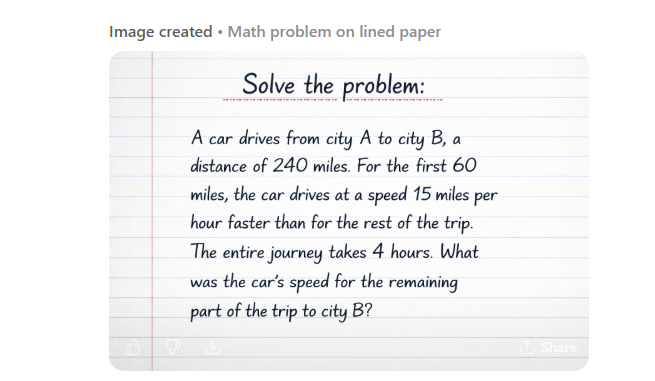
#> input picture Pasted image (2).png, 655 x 381 px
$ python -i ocr_engine.py   (imports and definitions only)
#> lines starting #> are read from the running program, lines starting #| are printed output that depends on the picture; after the words box and inside, x2 and y2 are one past the last pixel; in counts of white or black regions, pixels touching at a corner belong together
"""
SolveAssist AI - OCR Engine
Handles text extraction from images including math symbols and handwriting
"""

import re
from PIL import Image, ImageFilter, ImageEnhance
import pytesseract
import cv2
import numpy as np


class OCREngine:
    """
    OCR Engine for extracting text from educational content
    Supports: printed text, handwriting, math equations, diagrams
    """

    def __init__(self):
        # Set custom tessdata path for snap-installed Tesseract
        import os
        import tempfile

        project_root = os.path.dirname(os.path.dirname(os.path.abspath(__file__)))
        tessdata_dir = os.path.join(project_root, 'tessdata')

        if os.path.exists(tessdata_dir):
            os.environ['TESSDATA_PREFIX'] = tessdata_dir

        # Use snap tesseract if available
        if os.path.exists('/snap/bin/tesseract'):
            pytesseract.pytesseract.tesseract_cmd = '/snap/bin/tesseract'
            # Set temp directory in user space (snap can access this)
            temp_dir = os.path.join(os.path.expanduser('~'), '.cache', 'solveassist-ocr')
            os.makedirs(temp_dir, exist_ok=True)
            os.environ['TMPDIR'] = temp_dir
            tempfile.tempdir = temp_dir

        self.tesseract_config = r'--oem 3 --psm 6'
        self.math_tesseract_config = r'--oem 3 --psm 6 -c tessedit_char_whitelist=0123456789+-×÷=()[]{}xyzXYZabcdefghijklmnopqrstuvwABCDEFGHIJKLMNOPQRSTUVW^√∫∑∏αβγδεζηθικλμνξοπρστυφχψω'

    # [7 lines left out: function is_available, not called in this run]

    def preprocess_image(self, image):
        """
        Preprocess image for better OCR results
        Handles various input qualities (photos, screenshots, scans)
        """
        # Convert PIL Image to numpy array
        img_array = np.array(image)

        # Convert to grayscale if needed
        if len(img_array.shape) == 3:
            gray = cv2.cvtColor(img_array, cv2.COLOR_RGB2GRAY)
        else:
            gray = img_array

        # Apply denoising
        denoised = cv2.fastNlMeansDenoising(gray, None, 10, 7, 21)

        # Increase contrast
        clahe = cv2.createCLAHE(clipLimit=2.0, tileGridSize=(8, 8))
        enhanced = clahe.apply(denoised)
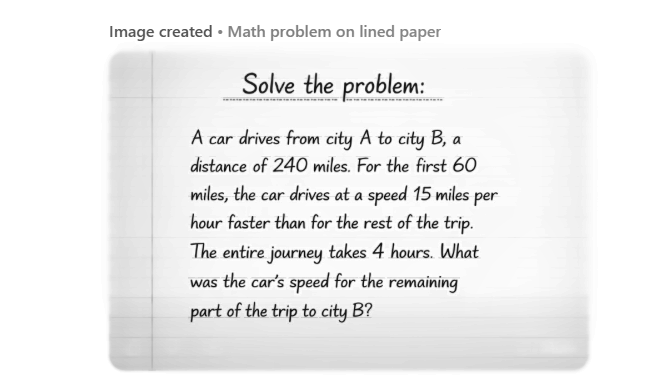
#> enhanced: shape (381, 655); min 13, max 255, mean 238.1

        # Apply adaptive thresholding for better text detection
        binary = cv2.adaptiveThreshold(
            enhanced, 255,
            cv2.ADAPTIVE_THRESH_GAUSSIAN_C,
            cv2.THRESH_BINARY, 11, 2
        )
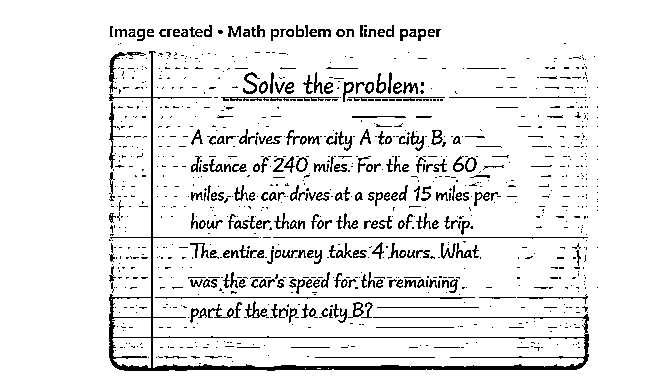
#> binary: shape (381, 655); 91.7% white; black in thin lines or dots, all inside (x1, y1, x2, y2) = (109, 25, 598, 371)

        # Convert back to PIL Image
        return Image.fromarray(binary)

    # [131 lines left out: functions extract_text, _merge_ocr_results, _clean_text, extract_equations, get_image_regions, not called in this run]

>>> import cv2
>>> picture = cv2.cvtColor(cv2.imread('../Pasted image (2).png'), cv2.COLOR_BGR2RGB)
>>> result = OCREngine().preprocess_image(picture)

$ run again, on Pasted image.png
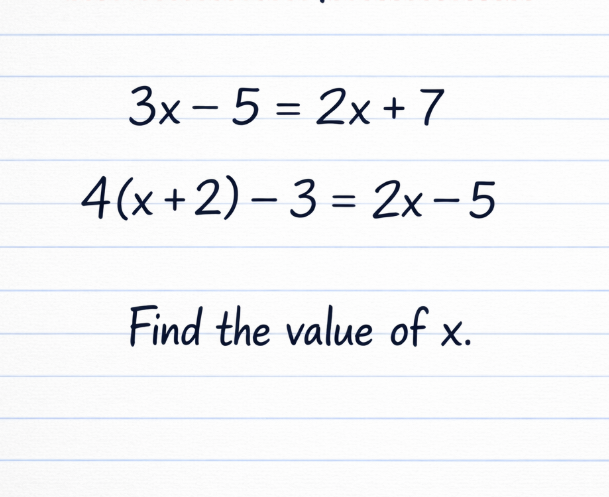
#> input picture Pasted image.png, 609 x 497 px
#> in preprocess_image, `denoised = cv2.fastNlMeansDenoising(gray, None, 10, 7, 21)`:
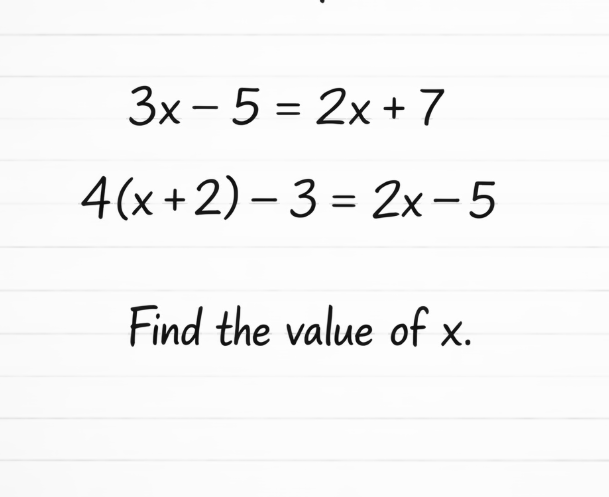
#> denoised: shape (497, 609); min 10, max 255, mean 245.5
#> in preprocess_image, `binary = cv2.adaptiveThreshold( enhanced, 255, cv2.ADAPTIVE_THRESH_GAU..`:
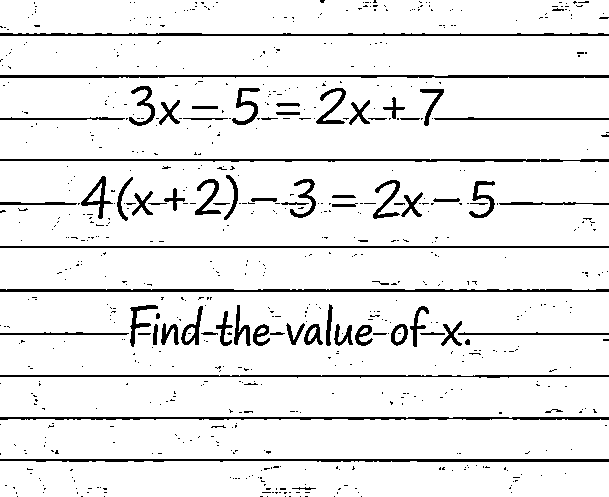
#> binary: shape (497, 609); 92.2% white; 724 black regions (650 under 20 px), largest, box (x1, y1, x2, y2) and area: (0, 289, 609, 292) 1708, (0, 75, 609, 78) 1573, (0, 459, 609, 462) 1569
